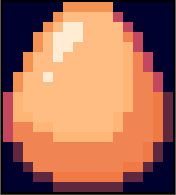
#> input picture egg.png, 176 x 195 px
$ python create_intro_assets.py
#> lines starting #> are read from the running program, lines starting #| are printed output that depends on the picture
"""Create small transparent egg and Russian instruction cards for the intro."""
from pathlib import Path
from PIL import Image, ImageDraw, ImageFont

ROOT = Path(__file__).resolve().parents[1]
UI = ROOT / "assets" / "ui"
UI.mkdir(parents=True, exist_ok=True)
EGG_OUT = ROOT / "assets" / "sprites" / "intro_egg.png"

egg = Image.open(ROOT / "egg.png").convert("RGBA").resize((16, 18), Image.Resampling.NEAREST)
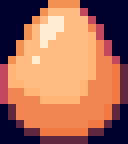
#> egg: PIL image 16x18 RGBA (shown 8 times larger); mean R, G, B, A 169.9, 108.2, 89.1, 255
pixels = egg.load()
for y in range(18):
    for x in range(16):
        r, g, b, _ = pixels[x, y]
        if b > r or (r < 110 and g < 110):
            pixels[x, y] = (0, 0, 0, 0)
egg.save(EGG_OUT)
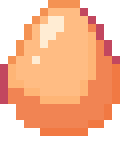
#> saved as intro_egg.png: PIL image 16x18 RGBA (shown 8 times larger); mean R, G, B, A 162.7, 105.1, 72.7, 169.1; transparent parts drawn white

font_path = "/System/Library/Fonts/Supplemental/Arial Unicode.ttf"
font = ImageFont.truetype(font_path, 22)
cards = {
    "egg": "НАЖМИТЕ ЛЮБУЮ КЛАВИШУ,\nЧТОБЫ ВЫЛУПИТЬСЯ",
    "move": "A / D — ХОДИТЬ     ПРОБЕЛ — ПРЫГАТЬ",
    "fire": "НАЖМИТЕ МЫШЬЮ, ЧТОБЫ ПУСТИТЬ ОГОНЬ",
    "fight": "СОЖГИТЕ ИХ",
    "barrel": "НАЖМИТЕ E, ЧТОБЫ СЪЕСТЬ БОЧКУ",
}
for name, label in cards.items():
    lines = label.split("\n")
    width = max(int(ImageDraw.Draw(Image.new("RGBA", (1, 1))).textbbox((0, 0), line, font=font)[2]) for line in lines) + 8
    image = Image.new("RGBA", (width, len(lines) * 29), (0, 0, 0, 0))
    draw = ImageDraw.Draw(image)
    for row, line in enumerate(lines):
        draw.text((4, row * 29), line, font=font, fill=(255, 236, 185, 255),
                  stroke_width=1, stroke_fill=(48, 35, 38, 255))
    image.save(UI / f"intro_{name}.png")
#> this loop made 5 passes
#> pass 1, `image.save(UI / f"intro_{name}.png")`:
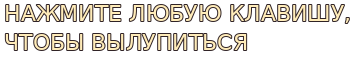
#> saved as intro_egg.png: PIL image 355x58 RGBA; mean R, G, B, A 47.7, 42.2, 35.2, 75.2; transparent parts drawn white
#> after the loop:
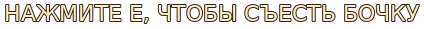
#> image: PIL image 424x29 RGBA; mean R, G, B, A 52, 46, 38.4, 82.8; transparent parts drawn white

# Each character occupies one cell. The game reveals only the first N cells
# of each row, giving Cyrillic a reliable typewriter effect on every platform.
dialogue = {
    "awakening": ["Где я? Что это за место"],
    "knight": ["ДРАКОН?!?! откуда здесь дракон???", "мы убили всех из них"],
    "dragon_shock": ["ВЫ УБИЛИ МОИХ СОРОДИЧЕЙ?!"],
    "knight_threat": ["Мы убили всех драконов которых нашли.",
                      "И мы убьём и тебя, ничтожество"],
    "dragon_vow": ["Я СОЖГУ ВСЕХ ВАС И НЕ ДАМ ПОГАСНУТЬ",
                   "НИ ОДНОМУ ВАШЕМУ ДОМУ"],
}
glyph_font = ImageFont.truetype(font_path, 19)
for name, lines in dialogue.items():
    image = Image.new("RGBA", (max(map(len, lines)) * 16, len(lines) * 30), (0, 0, 0, 0))
    draw = ImageDraw.Draw(image)
    for row, line in enumerate(lines):
        for col, char in enumerate(line):
            draw.text((col * 16 + 1, row * 30), char, font=glyph_font,
                      fill=(255, 240, 212, 255), stroke_width=1,
                      stroke_fill=(43, 29, 48, 255))
    image.save(UI / f"dialogue_{name}.png")
#> this loop made 5 passes
#> pass 1, `image.save(UI / f"dialogue_{name}.png")`:
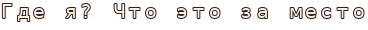
#> saved as dialogue_awakening.png: PIL image 368x30 RGBA; mean R, G, B, A 24.7, 21.9, 22, 41.4; transparent parts drawn white
#> pass 2, `image.save(UI / f"dialogue_{name}.png")`:
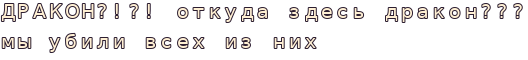
#> saved as dialogue_knight.png: PIL image 528x60 RGBA; mean R, G, B, A 23.4, 20.7, 20.9, 39.5; transparent parts drawn white
#> after the loop:
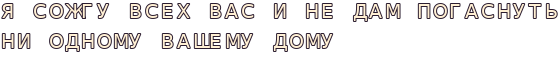
#> image: PIL image 560x60 RGBA; mean R, G, B, A 29.8, 26.4, 26.5, 49.1; transparent parts drawn white
